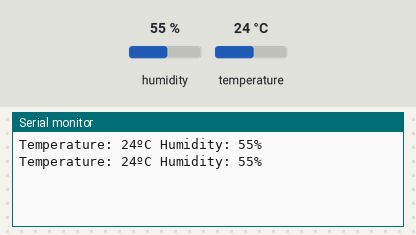
Simulated run of this sketch. Board: Arduino Uno, built with avr-gcc and run on an emulated ATmega328P. Parts: the last lines printed to the serial monitor. The inputs (shaded band) are chosen by the test bench; at power-on: humidity 55 %, temperature 24 °C.

Above: at 2.8 s.
2.9 s: humidity set to 22 %
At 5.0 s:
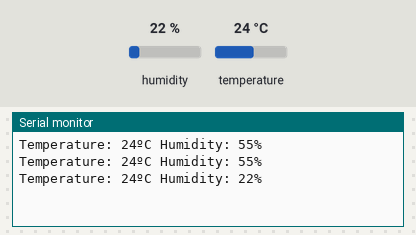
5.6 s: temperature set to 12 °C
At 7.4 s:
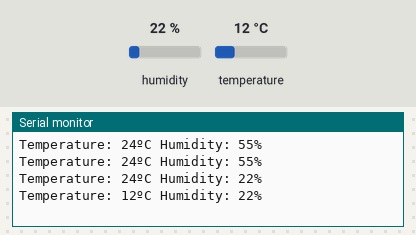
8.3 s: humidity set to 40 %
At 11.0 s:
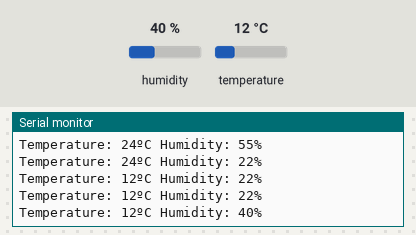
Timing chart, 0 to 12.5 s (numbered marks = the images above; inputs shaded):
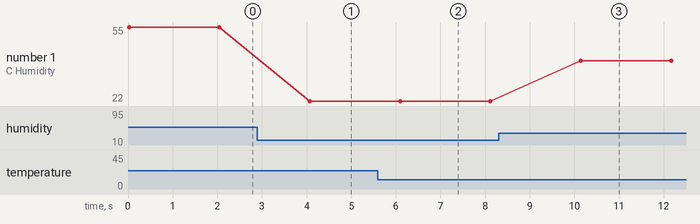

Measured:
- after the input at 2.9 s, the serial monitor: prints a new line after 1.2 s (image 1)
- after the input at 5.6 s, the serial monitor: prints a new line after 0.49 s (image 2)
- after the input at 8.3 s, the serial monitor: prints a new line after 1.8 s (image 3)
- plotted number 1: 55 → 22 after the input at 2.9 s, 22 → 40 after the input at 8.3 s

The sketch:

Temp_Hum1.ino
```cpp
#include <DHT.h>

int SENSOR = 2;
int temp, humidity;

DHT dht (SENSOR, DHT11);

void setup() {
  Serial.begin(9600);
  dht.begin();
}

void loop() {

 humidity = dht.readHumidity();
 temp = dht.readTemperature();
 Serial.print("Temperature: ");
 Serial.print(temp);
 Serial.print("ºC Humidity: ");
 Serial.print(humidity);
 Serial.println("%");
 delay(2000);
 }
```
